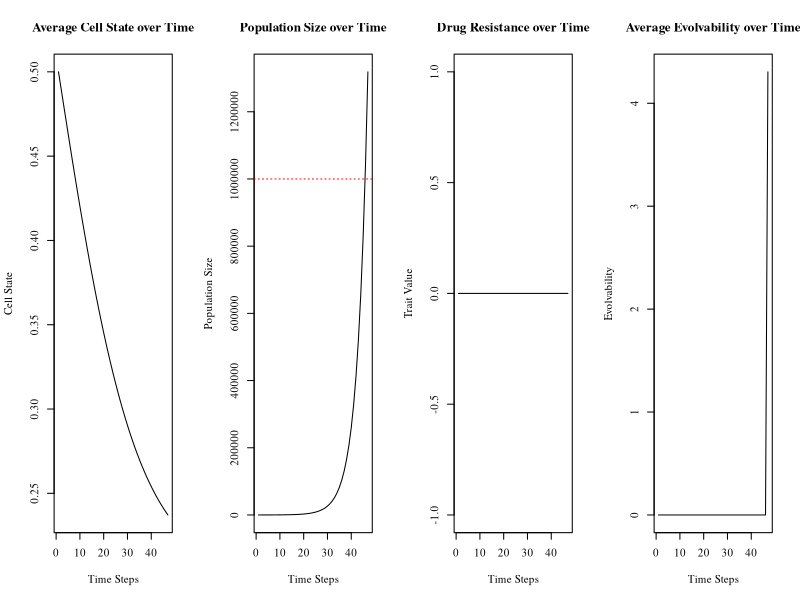

R code for this plot:
#Code written by Anuraag Bukkuri, expanded from code provided in "Advancing population ecology with integral projection models: a practical guide" - Merow et al 2013

params = data.frame(
  txon = FALSE,
  varG = .05,
  varF = .05,
  endtx = 150)

lexp = 1.5
beta = 1.5
bex = -.6

dn = .01
vpar1 = 0 
vpar2 = 5
vpar3 = .1
plotstop = 0
starttx=0
stressG = FALSE
stressF = FALSE
min = 0
max = 1
n = 100
tol = 1e-8
bc = min + c(0:n) * (max - min)/n
y = 0.5 * (bc[1:n] + bc[2:(n+1)])
h = y[2] - y[1]

Nt = rnorm(n,.5,0)
sim_steps = params$endtx-1
v = 0

popsize = vector(,sim_steps)
evoldyn = vector(,sim_steps)
avgtemp = vector(,length(y))
avgplot = vector(,sim_steps)
avgplot2 = vector(,sim_steps)
avgevolv = vector(,length(y))

for (i in 1:sim_steps) {
  
  if (params$txon==TRUE) {m=1}
  else {m=0}
  
  total_cells = sum(Nt)
  Ntnorm = Nt / total_cells
  popsize[i] = total_cells
  evoldyn[i] = v
  
  kevol = function(v1,params){
    x = m/(exp(lexp*y[j]) + beta*v1)
    avgevolv[j] = Ntnorm[j]*(vpar1+vpar2*exp(-vpar3/x))  
    return (sum(avgevolv))
  }
  
  for (j in 1:length(y)) {avgtemp[j] = y[j] * Ntnorm[j]
  x = m/(exp(lexp*y[j]) + beta*v)
  avgevolv[j] = Ntnorm[j]*(vpar1+vpar2*exp(-vpar3/x))
  }

  avgcell2 = kevol(v,params=params) 
  avgplot2[i] = avgcell2
  
  avgcell = sum(avgtemp)
  avgplot[i] = avgcell
  
  if (total_cells>1e6 && params$txon==FALSE){starttx=i
  params$txon=TRUE}
  
  if ((total_cells>1e6 && params$txon==TRUE && i>starttx)||total_cells<10){plotstop=i
  break} #cancer progression
  
  if ((total_cells>popsize[i-1] && params$txon==TRUE && i>starttx+2||total_cells<10)){plotstop=i
  break} #tx failure
  
  l.x = function(x, params) {exp(lexp*x)}
  
  b.x = function(x, params) {.3*exp(bex*x)}
  
  s.x = function(x, params) {
    return(1-dn*kevol(v,params)-m/(l.x(x,params=params)+beta*v))}
  
  s.x2 = function(x, params) {
    return(1-dn*kevol(v+.0000001,params)-m/(l.x(x,params=params)+beta*(v+.0000001)))}
  
  g.yx = function(xp, x, params) {dnorm(xp,mean=x,sd= params$varG)}
  f.yx = function(xp, x, params) {dnorm(xp,mean=x,sd= params$varF)}
  
  dsdv <-outer(y,y,function(xp,x,params) {(s.x2(x,params)-s.x(x,params))/.0000001}, params=params)
  dkds <-outer(y,y,function(xp,x,params) {g.yx(xp,x,params)},params=params)
  
  F = h*outer(y, y, f.yx, params=params)
  B = b.x(y, params=params)
  G = h*outer(y, y, g.yx, params=params)
  S = s.x(y, params=params)
  Q = F
  P = G
  for (j in 1:n) {
    Q[, j] = F[, j] * B[j]
    P[, j] = G[, j] * S[j]
  }
  
  #ADRN Eviction
  for (j in 1:(n / 2)) {
    F[1, j] <- F[1, j] + 1 - sum(F[, j])
    Q[, j] <- F[, j] * B[j]
    G[1, j] <- G[1, j] + 1 - sum(G[, j])
    P[, j] <- G[, j] * S[j]
  }
  
  #MES Eviction
  for (j in (n / 2 + 1):n) {
    F[n, j] <- F[n, j] + 1 - sum(F[, j])
    Q[, j] <- F[, j] * B[j]
    G[n, j] <- G[n, j] + 1 - sum(G[, j])
    P[, j] <- G[, j] * S[j]
  }
  
  K = P + Q
  Nt1 = K %*% Nt
  Nt = Nt1
  
  lam <- abs(eigen(K)$values[1])
  #damp = abs(eigen(K)$values[1])/abs(eigen(K)$values[2]) # damping ratio
  w.eigen <- abs(eigen(K)$vectors[, 1])
  stable.dist <- w.eigen/sum(w.eigen)
  v.eigen <- abs(eigen(t(K))$vectors[, 1])
  repro.val <- v.eigen/v.eigen[1]
  v.dot.w = sum(stable.dist * repro.val) * h
  sens = outer(repro.val, stable.dist)/v.dot.w
  #elas = matrix(as.vector(sens) * as.vector(K)/lam, nrow = n)
  
  sensv <- sum(sens*(dkds * dsdv)) * h ^ 2
  v <- v + sum(avgevolv) * sum(sensv) / lam
  
  #print(sum(avgevolv))
  
  #print(c(sum(sens*(conts)),i))
  #print(c(sum(sens),i))
  #print(c(sum(conts),i))
  
  #print(c(sum(Nt),i))
  #print(c(avgcell,i))
  #print(c(lam,i))
  
  # jpeg(file = paste("/Users/an7531bu/Downloads/",i))
  # plot(y,Nt,xlab = "State",ylab = "Population Density",type = 'l',main = paste("State distribution: Time ", i),family='serif')
  # dev.off()
}

message('Drug Resistance Level:',v)
message('Average Cell State:',avgcell)
message('Nadir of Population:',min(popsize[-c(1:starttx,plotstop+1:params$endtx)]))
message('Tx Start:',starttx)
message('Time to Progression:',plotstop-starttx)

par(mfrow = c(1, 4))#,oma=c(1,0,2,0))
plot(avgplot[-c(plotstop+1:params$endtx)],xlab = "Time Steps",ylab='Cell State',type = 'l',main = 'Average Cell State over Time',family='serif')
plot(popsize[-c(plotstop+1:params$endtx)],xlab = "Time Steps",ylab = 'Population Size',main = 'Population Size over Time',type = 'l',family='serif')
abline(h=1e6,col='red',lty=3)
plot(evoldyn[-c(plotstop+1:params$endtx)],xlab = "Time Steps",ylab = 'Trait Value',main = 'Drug Resistance over Time',type = 'l',family='serif')
plot(avgplot2[-c(plotstop+1:params$endtx)],xlab = "Time Steps",ylab='Evolvability',type = 'l',main = 'Average Evolvability over Time',family='serif')

# par(mfrow = c(1,2))
# plot(y,s.x(y,params),ylim=c(0.6,1),xlab="State",type="l",ylab="Survival Probability",lwd=12,main = 'Survival w/Correction: Pre-Tx',family='serif') #
# points(y,apply(P,2,sum),col="brown1",lwd=3,cex=.1,pch=19)
# plot(y,b.x(y,params),xlab="State",type="l",ylab="Birth Probability",lwd=12,main = 'Birth w/Correction: Pre-Tx',family='serif')
# points(y,apply(Q,2,sum),col="cyan",lwd=3,cex=.1,pch=19)

# plot(y,Nt,xlab="State",ylab='Pop Density',type='l',main='Population Distribution',family='serif')
# image(y,y,t(elas),xlab = "State (t)",ylab = "State (t+1)",main = "Elasticity",family='serif')
# image(y,y,t(sens),xlab = "State (t)",ylab = "State (t+1)",main = "Sensitivity",family='serif')
#mtext("Low Evolvability", line=0, side=3, outer=TRUE, cex=1.5,family='serif')
#plot(y,stable.dist,xlab = "State",type = "l",main = "Stable state distribution",family='serif')
#plot(y,repro.val,xlab="State",type="l",main="Reproductive values",family='serif')
#image(y,y,t(K), xlab="State (t)",ylab="State (t+1)",col=topo.colors(100), main="IPM matrix",family='serif')
#contour(y,y,t(K), add = TRUE, drawlabels = TRUE)